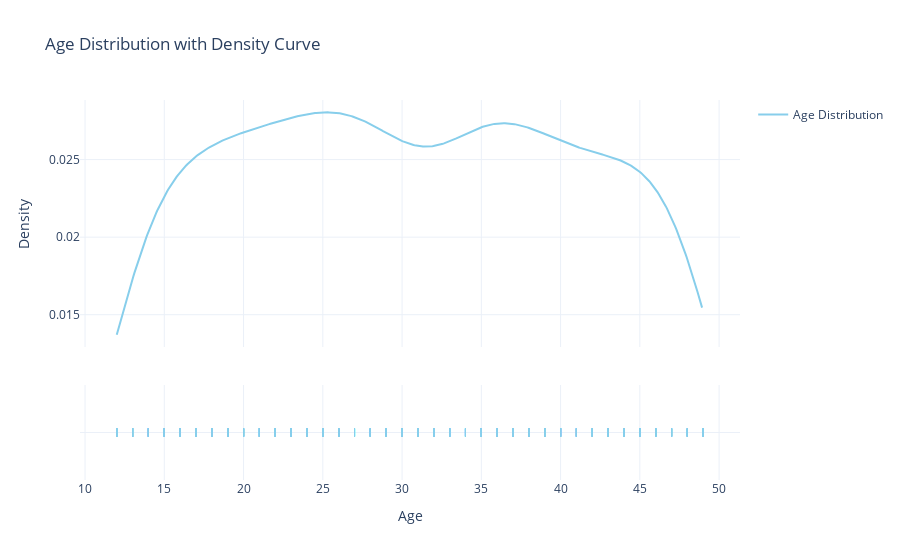

Write notebook code for a chart like this one.
### Code cell
import numpy as np
hist_data = [df['Age']]
group_labels = ['Age Distribution']
fig_kde = ff.create_distplot(
    hist_data, 
    group_labels, 
    show_hist=False, 
    show_curve=True,
    colors=['skyblue']
)
fig_kde.update_layout(
    title='Age Distribution with Density Curve',
    xaxis_title='Age',
    yaxis_title='Density',
    template='plotly_white'
)
fig_kde.show()
fig_kde.write_html("vis/Age_Distribution.html")

### Figure 1 — Plotly figure (JSON) as saved in the notebook; plotly's stock layout.template omitted (floating-point values rounded to 4 significant figures; data arrays with more than 128 entries replaced by an {"elided": "..."} marker saying what was removed)
{"data": [{"legendgroup": "Age Distribution", "marker": {"color": "skyblue"}, "mode": "lines", "name": "Age Distribution", "showlegend": true, "type": "scatter", "x": {"elided": "500 float values"}, "xaxis": "x", "y": {"elided": "500 float values"}, "yaxis": "y"}, {"legendgroup": "Age Distribution", "marker": {"color": "skyblue", "symbol": "line-ns-open"}, "mode": "markers", "name": "Age Distribution", "showlegend": false, "type": "scatter", "x": {"elided": "1000 int values"}, "xaxis": "x", "y": {"elided": "1000 str values"}, "yaxis": "y2"}], "layout": {"barmode": "overlay", "hovermode": "closest", "legend": {"traceorder": "reversed"}, "title": {"text": "Age Distribution with Density Curve"}, "xaxis": {"anchor": "y2", "domain": [0, 1], "title": {"text": "Age"}, "zeroline": false}, "yaxis": {"anchor": "free", "domain": [0.35, 1], "position": 0, "title": {"text": "Density"}}, "yaxis2": {"anchor": "x", "domain": [0, 0.25], "dtick": 1, "showticklabels": false}}}
